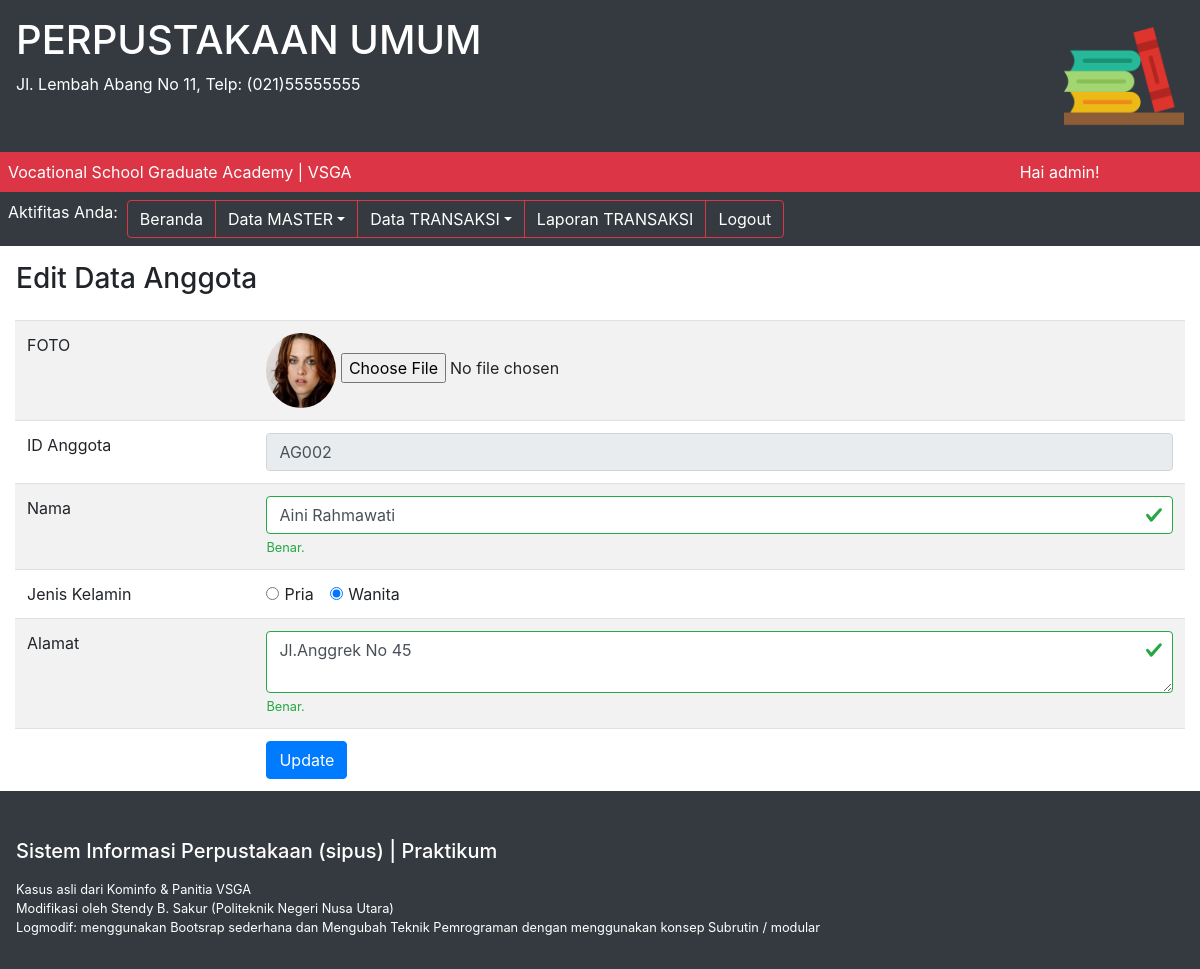
/index.php?p=anggota-edit&id=AG002&hal=1 (signed in), run on the app's committed database.
### tables this page shows
CREATE TABLE `tbanggota` (
  `idanggota` varchar(5) NOT NULL,
  `nama` varchar(30) NOT NULL,
  `jeniskelamin` varchar(10) NOT NULL,
  `alamat` varchar(40) NOT NULL,
  `status` varchar(20) NOT NULL,
  `foto` varchar(50) NOT NULL
);

### pages/anggota-edit.php (the view, shortened to what this page needs)
<?php
require_once "modul/modul.php";
extract(getUserForUpdate($_GET));
?>
<div class="container-fluid p-3">
	<h3>Edit Data Anggota</h3>
</div>
<div class="container-fluid">
	<form action="proses/anggota-edit-proses.php" method="post" enctype="multipart/form-data" class="was-validated">
	<table class="table table-striped">
		<tr>
			<td>FOTO</td>
			<td>
				<img src="images/<?php echo $foto; ?>" class="rounded-circle" width=70px height=75px>
				<input type="file" name="foto">
			</td>
		</tr>
		<tr>
			<td>ID Anggota</td>
			<td><input type="text" name="id_anggota" value="<?php echo $id_anggota; ?>" readonly="readonly" class="form-control" required>
			</td>
		</tr>
		<tr>
			<td>Nama</td>
			<td><input type="text" name="nama" value="<?php echo $nama; ?>" class="form-control" required>
			<div class="valid-feedback">Benar.</div>
			</td>
		</tr>
		<tr>
			<td>Jenis Kelamin</td>
			<td>
				<div class="form-check-inline">
					<label class="form-check-label">
						<input type="radio" class="form-check-input" name="jenis_kelamin" value="Pria"
						<?php if($jeniskelamin == "Pria") { ?>
						checked
					<?php } ?>
						>Pria
					</label>
				</div>
				<div class="form-check-inline">
					<label class="form-check-label">
					<input type="radio" class="form-check-input" name="jenis_kelamin" value="Wanita"
					<?php if ($jeniskelamin == "Wanita") { ?>
					checked
					<?php } ?>
					>Wanita
					</label>
				</div>
			</td>
		</tr>
		<tr>
			<td>Alamat</td>
			<td><textarea rows="2" cols="40" name="alamat" class="form-control" required><?php echo $alamat; ?></textarea>
			<div class="valid-feedback">Benar.</div>
			</td>
		</tr>
		<tr>
			<td></td>
			<td>
				<input type="submit" name="update" value="Update" id="tombol-simpan" class="btn btn-primary">
			</td>
		</tr>
	</table>
	</form>
</div>

### data on the page
tbanggota: foto (picture), id_anggota "AG002", nama "Aini Rahmawati", jeniskelamin "☐ Pria", jeniskelamin "☑ Wanita", alamat "Jl.Anggrek No 45"

### other printed values
$_SESSION['sesi'] "admin"
